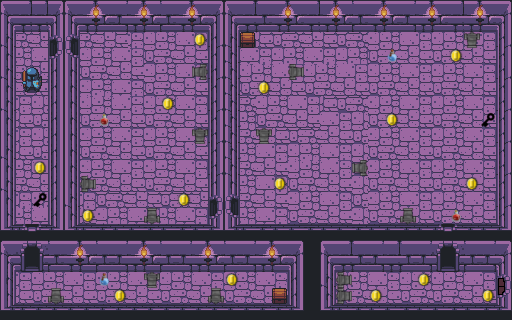

This is a level from a 2D game, rendered from its Tiled map with the project's own tilesets. A one-line summary and the map file follow, with tile-layer data summarised:
An orthogonal 32x20 tile map with 16x16 px tiles, 2 tile layers (GroundLayer, ItemLayer).

<map version="1.0" tiledversion="1.1.5" orientation="orthogonal" renderorder="right-down" width="32" height="20" tilewidth="16" tileheight="16" infinite="0" nextobjectid="1">
 <tileset firstgid="1" source="dungeon_1.tsx" />
 <layer name="GroundLayer" width="32" height="20">
  <data>[640 cells, 640 non-empty, 49 distinct tile ids]</data>
 </layer>
 <layer name="ItemLayer" width="32" height="20">
  <data>[640 cells, 41 non-empty, 13 distinct tile ids]</data>
 </layer>
</map>
